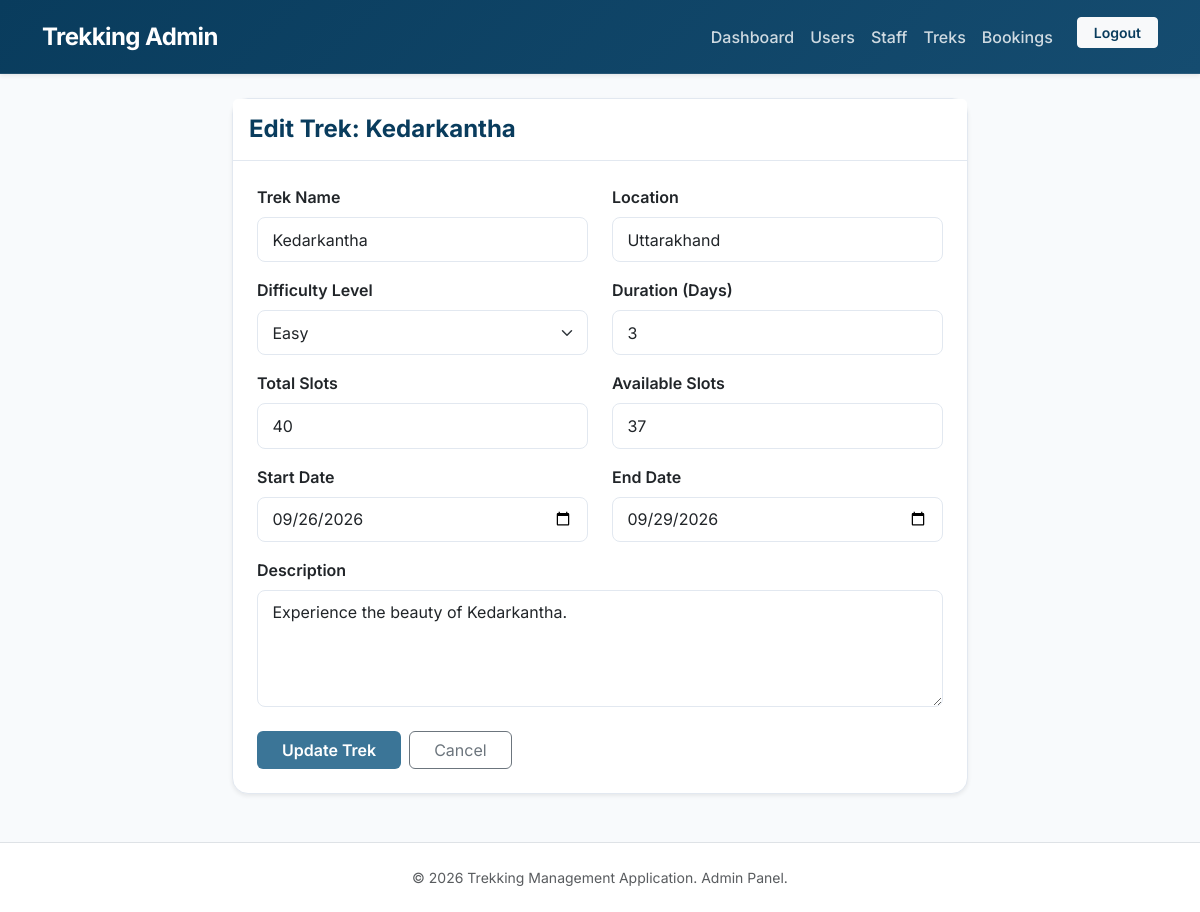
The app's page /admin/treks/edit/2 (signed in), older data.
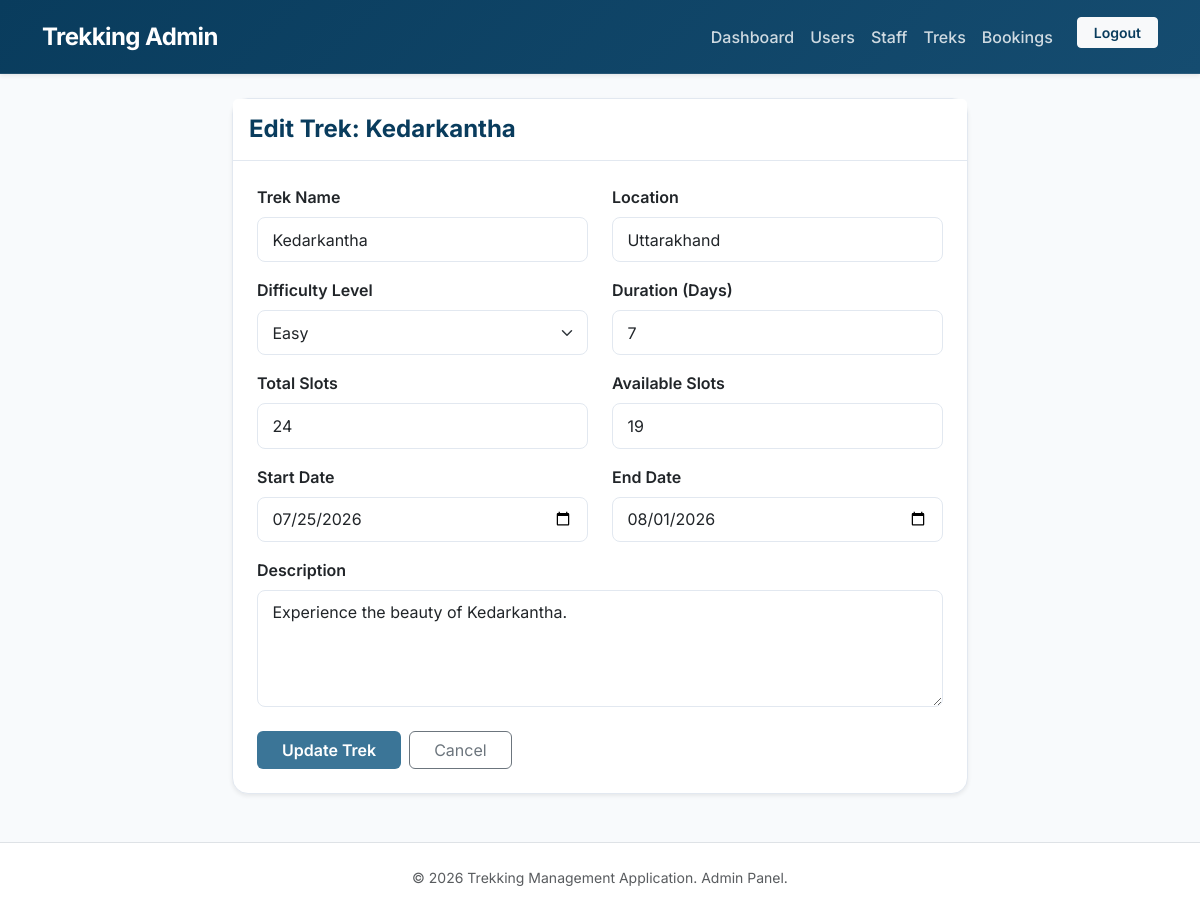
The same page, newer data.
### models.py (models this page shows, shortened)
class Trek(db.Model):
    __tablename__ = "trek"
    id = db.Column(db.Integer, primary_key=True)
    name = db.Column(db.String(100), nullable=False)
    location = db.Column(db.String(100), nullable=False)
    difficulty = db.Column(db.String(50), nullable=False)
    duration = db.Column(db.Integer, nullable=False)
    total_slots = db.Column(db.Integer, nullable=False)
    available_slots = db.Column(db.Integer, nullable=False)
    assigned_staff = db.Column(
        db.Integer,
        db.ForeignKey("user.id"),
        nullable=True
    )
    start_date = db.Column(db.Date)
    end_date = db.Column(db.Date)
    status = db.Column(db.String(20), default="Pending")
    is_deleted = db.Column(
        db.Boolean,
        default=False
    )
    description = db.Column(db.Text)
    bookings = db.relationship(
        "Booking",
        backref="trek",
        lazy=True
    )

### routes/admin.py (the view, shortened to what this page needs)
@admin.route("/treks/edit/<int:id>", methods=["GET", "POST"])
@login_required
@admin_required
def edit_trek(id):
    trek = Trek.query.get_or_404(id)
    return render_template(
        "admin/trek_form.html",
        trek=trek
    )

### app.py (called while the page is built)
@login_manager.user_loader
def load_user(user_id):
    return User.query.get(int(user_id))

### routes/admin.py (called while the page is built)
def admin_required(func):
    @wraps(func)
    def wrapper(*args, **kwargs):
        if not current_user.is_authenticated:
            return redirect(url_for("auth.login"))
        if current_user.role != "admin":
            flash("Access Denied!", "danger")
            return redirect(url_for("auth.login"))
        return func(*args, **kwargs)
    return wrapper

### templates/admin/trek_form.html (shortened to what the changed rows need)
{% extends "admin/base.html" %}
{% block content %}
<div class="row justify-content-center">
    <div class="col-lg-8">
        <div class="card shadow-sm">
            <div class="card-header py-3 bg-white">
                <h4 class="mb-0 fw-bold" style="color: var(--primary)">
                    {% if trek %}Edit Trek: {{ trek.name }}{% else %}Add New Trek{% endif %}
                </h4>
            </div>
            <div class="card-body p-4">
                <form method="POST">
                    <div class="row">
                        <div class="col-md-6 mb-3">
                            <label class="form-label fw-semibold">Trek Name</label>
                            <input type="text" class="form-control" name="name" value="{{ trek.name if trek else '' }}" placeholder="e.g. Kedarkantha Winter Trek" required>
                        </div>
                        <div class="col-md-6 mb-3">
                            <label class="form-label fw-semibold">Location</label>
                            <input type="text" class="form-control" name="location" value="{{ trek.location if trek else '' }}" placeholder="e.g. Uttarakhand, India" required>
                        </div>
                    </div>
                    <div class="row">
                        <div class="col-md-6 mb-3">
                            <label class="form-label fw-semibold">Difficulty Level</label>
                            <select class="form-select" name="difficulty">
                                <option value="Easy" {% if trek and trek.difficulty=="Easy" %}selected{% endif %}>Easy</option>
                            </select>
                        </div>
                        <div class="col-md-6 mb-3">
                            <label class="form-label fw-semibold">Duration (Days)</label>
                            <input type="number" min="1" class="form-control" name="duration" value="{{ trek.duration if trek else '' }}" placeholder="e.g. 5" required>
                        </div>
                    </div>
                    <div class="row">
                        <div class="col-md-6 mb-3">
                            <label class="form-label fw-semibold">Total Slots</label>
                            <input type="number" min="1" class="form-control" name="total_slots" value="{{ trek.total_slots if trek else '' }}" placeholder="e.g. 30" required>
                        </div>
                        <div class="col-md-6 mb-3">
                            <label class="form-label fw-semibold">Available Slots</label>
                            <input type="number" min="0" class="form-control" name="available_slots" value="{{ trek.available_slots if trek else '' }}" placeholder="e.g. 30" required>
                        </div>
                    </div>
                    <div class="row">
                        <div class="col-md-6 mb-3">
                            <label class="form-label fw-semibold">Start Date</label>
                            <input type="date" class="form-control" name="start_date" value="{{ trek.start_date if trek else '' }}" required>
                        </div>
                        <div class="col-md-6 mb-3">
                            <label class="form-label fw-semibold">End Date</label>
                            <input type="date" class="form-control" name="end_date" value="{{ trek.end_date if trek else '' }}" required>
                        </div>
                    </div>
                    <div class="mb-4">
                        <label class="form-label fw-semibold">Description</label>
                        <textarea class="form-control" rows="4" name="description" placeholder="Describe the trek experience, routes, requirements..." required>{{ trek.description if trek else '' }}</textarea>
                    </div>
                </form>
            </div>
        </div>
    </div>
</div>
{% endblock %}

Row changes from the older to the newer data that the page shows:
changed Trek "Kedarkantha": duration "3" → "7"; total_slots "40" → "24"; available_slots "37" → "19"; start_date "09/26/2026" → "07/25/2026"; end_date "09/29/2026" → "08/01/2026"
